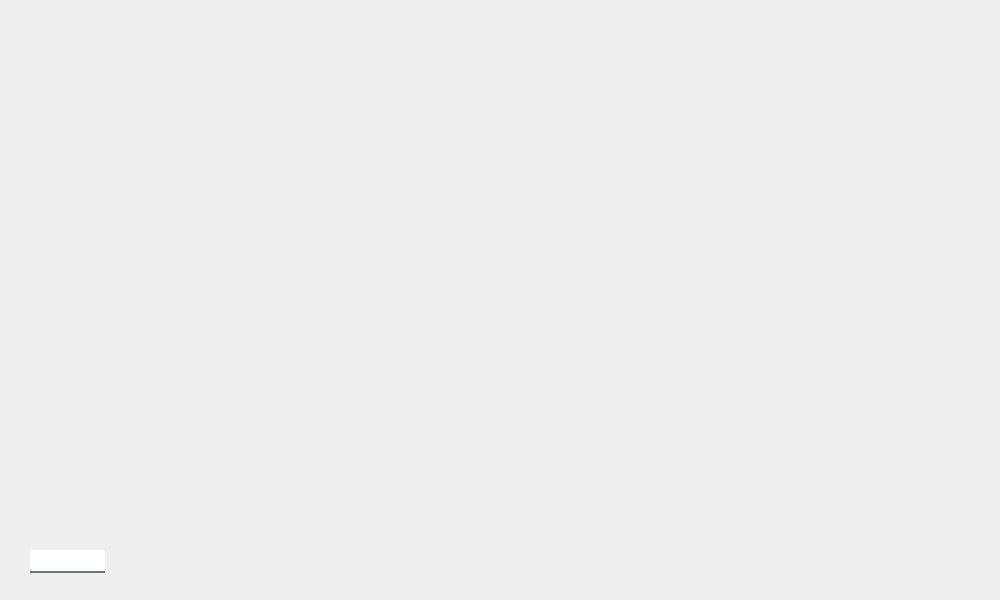
<?xml version="1.0" encoding="UTF-8"?>
<ui version="4.0">
 <class>Stati</class>
 <widget class="QDialog" name="Stati">
  <property name="geometry">
   <rect>
    <x>0</x>
    <y>0</y>
    <width>1000</width>
    <height>600</height>
   </rect>
  </property>
  <property name="windowTitle">
   <string>Stati</string>
  </property>
  <widget class="QLabel" name="label">
   <property name="geometry">
    <rect>
     <x>0</x>
     <y>0</y>
     <width>1000</width>
     <height>600</height>
    </rect>
   </property>
   <property name="text">
    <string/>
   </property>
   <property name="pixmap">
    <pixmap>StatiAdmin.jpg</pixmap>
   </property>
   <property name="scaledContents">
    <bool>true</bool>
   </property>
  </widget>

  <widget class="QPushButton" name="pushButton">
   <property name="geometry">
    <rect>
     <x>30</x>
     <y>550</y>
     <width>75</width>
     <height>23</height>
    </rect>
   </property>
   <property name="font">
    <font>
     <family>MS Shell Dlg 2</family>
     <weight>50</weight>
     <bold>false</bold>
    </font>
   </property>
   <property name="styleSheet">
    <string notr="true">background-color:rgba(255, 255, 255);
border:none;
border-bottom:2px solid rgba(105, 118, 132, 255);
color:rgba(255, 255, 255, 230);
paddrg-bottom:7px;</string>
   </property>
   <property name="text">
    <string>Обратно</string>
   </property>
  </widget>
 </widget>
 <resources/>
 <connections/>
</ui>
